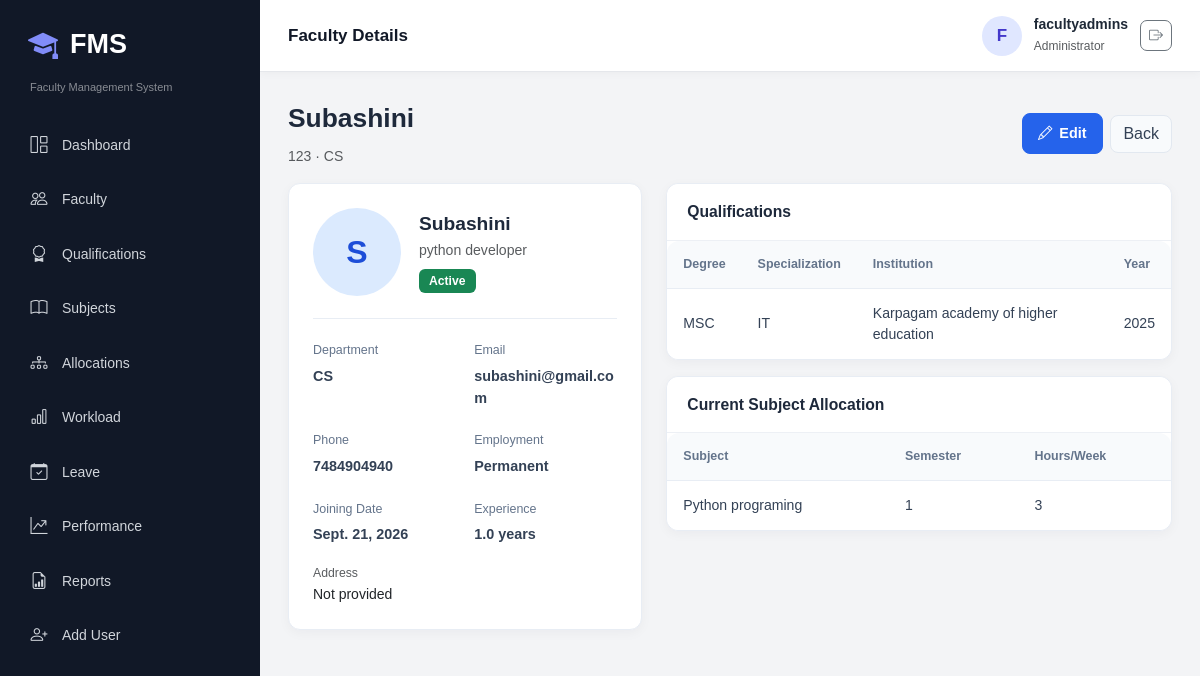
The app's page /faculty/1/ (signed in) with its own data.
### fms_app/models.py (models this page shows, shortened)
class Faculty(models.Model):
    EMPLOYMENT_CHOICES = [('Permanent', 'Permanent'), ('Contract', 'Contract'), ('Visiting', 'Visiting')]
    STATUS_CHOICES = [('Active', 'Active'), ('Inactive', 'Inactive')]
    GENDER_CHOICES = [('Male', 'Male'), ('Female', 'Female'), ('Other', 'Other')]
    faculty_id = models.CharField(max_length=30, unique=True)
    name = models.CharField(max_length=120)
    profile_photo = models.ImageField(upload_to='faculty/', blank=True, null=True)
    gender = models.CharField(max_length=20, choices=GENDER_CHOICES)
    dob = models.DateField(blank=True, null=True)
    email = models.EmailField(unique=True)
    phone = models.CharField(max_length=15)
    address = models.TextField(blank=True)
    department = models.ForeignKey(Department, on_delete=models.PROTECT)
    designation = models.CharField(max_length=80)
    joining_date = models.DateField()
    employment_type = models.CharField(max_length=20, choices=EMPLOYMENT_CHOICES)
    experience = models.DecimalField(max_digits=4, decimal_places=1, default=0)
    status = models.CharField(max_length=20, choices=STATUS_CHOICES, default='Active')
    user = models.OneToOneField(User, on_delete=models.SET_NULL, null=True, blank=True)
    created_at = models.DateTimeField(auto_now_add=True)
    updated_at = models.DateTimeField(auto_now=True)

class Department(models.Model):
    name = models.CharField(max_length=100, unique=True)
    code = models.CharField(max_length=20, unique=True)
    status = models.BooleanField(default=True)

class Qualification(models.Model):
    TYPE_CHOICES = [('Academic', 'Academic'), ('Professional', 'Professional'), ('Certification', 'Certification')]
    faculty = models.ForeignKey(Faculty, on_delete=models.CASCADE, related_name='qualifications')
    degree = models.CharField(max_length=100)
    specialization = models.CharField(max_length=120)
    institution = models.CharField(max_length=150)
    university = models.CharField(max_length=150, blank=True)
    year = models.PositiveIntegerField()
    percentage_cgpa = models.CharField(max_length=20, blank=True)
    qualification_type = models.CharField(max_length=30, choices=TYPE_CHOICES, default='Academic')
    certificate = models.FileField(upload_to='qualifications/', blank=True, null=True)
    remarks = models.TextField(blank=True)

class SubjectAllocation(models.Model):
    STATUS_CHOICES = [('Active', 'Active'), ('Completed', 'Completed')]
    faculty = models.ForeignKey(Faculty, on_delete=models.CASCADE, related_name='allocations')
    subject = models.ForeignKey(Subject, on_delete=models.CASCADE, related_name='allocations')
    department = models.ForeignKey(Department, on_delete=models.PROTECT)
    semester = models.PositiveIntegerField()
    academic_year = models.CharField(max_length=20)
    hours_per_week = models.PositiveIntegerField(validators=[MinValueValidator(1), MaxValueValidator(40)])
    allocation_date = models.DateField(auto_now_add=True)
    status = models.CharField(max_length=20, choices=STATUS_CHOICES, default='Active')
    class Meta:
        constraints = [
            models.UniqueConstraint(fields=['faculty', 'subject', 'academic_year', 'semester'], name='unique_faculty_subject_allocation')
        ]

class Subject(models.Model):
    STATUS_CHOICES = [
        ('Active', 'Active'),
        ('Inactive', 'Inactive'),
    ]
    subject_code = models.CharField(
        max_length=30,
        unique=True
    )
    subject_name = models.CharField(
        max_length=150
    )
    department = models.ForeignKey(
        Department,
        on_delete=models.PROTECT
    )
    semester = models.PositiveIntegerField(
        validators=[
            MinValueValidator(1),
            MaxValueValidator(8)
        ]
    )
    academic_year = models.CharField(
        max_length=20,
        default='2026-27'
    )
    credits = models.PositiveIntegerField(default=3)
    hours_per_week = models.PositiveIntegerField(default=3)
    status = models.CharField(
        max_length=20,
        choices=STATUS_CHOICES,
        default='Active'
    )

### fms_app/views.py (the view)
@login_required
def faculty_detail(request, pk):
    faculty = get_object_or_404(Faculty.objects.select_related('department'), pk=pk)
    if get_role(request.user) == 'FACULTY' and faculty.user != request.user:
        messages.error(request, 'You can view only your profile.')
        return redirect('dashboard')
    return render(request, 'faculty/detail.html', {'faculty': faculty, 'qualifications': faculty.qualifications.all(), 'allocations': faculty.allocations.select_related('subject'), 'leaves': faculty.leaves.order_by('-applied_date')[:5], 'evaluations': faculty.evaluations.order_by('-evaluation_date')[:5]})

### fms_app/templates/faculty/detail.html (shortened to what this page needs)
{% extends 'base.html' %}
{% load static %}
{% block page_heading %}
    Faculty Details
{% endblock %}
{% block extra_css %}
    <link rel="stylesheet" href="{% static 'css/faculty/faculty.css' %}">
{% endblock %}
{% block content %}
<div class="d-flex justify-content-between align-items-center flex-wrap mb-3">
    <div>
        <h2 class="page-title">{{ faculty.name }}</h2>
        <p class="text-muted">
            {{ faculty.faculty_id }} · {{ faculty.department.name }}
        </p>
    </div>
    <div>
        <a href="{% url 'faculty_edit' faculty.pk %}" class="btn btn-primary">
            <i class="bi bi-pencil"></i>
            Edit
        </a>
        <a href="{% url 'faculty_list' %}" class="btn btn-light ms-1">
            Back
        </a>
    </div>
</div>
<div class="row g-4">
    <div class="col-lg-5">
        <div class="card p-4">
            <div class="profile-top">
                {% if faculty.profile_photo %}
                    <img src="{{ faculty.profile_photo.url }}" alt="{{ faculty.name }}">
                {% else %}
                    <div class="big-avatar">
                        {{ faculty.name|first }}
                    </div>
                {% endif %}
                <div>
                    <h4 class="mb-1">
                        {{ faculty.name }}
                    </h4>
                    <div class="text-muted">
                        {{ faculty.designation }}
                    </div>
                    <span class="badge text-bg-success mt-2">
                        {{ faculty.status }}
                    </span>
                </div>
            </div>
            <hr>
            <div class="detail-grid">
                <div>
                    <small>Department</small>
                    <strong>{{ faculty.department.name }}</strong>
                </div>
                <div>
                    <small>Email</small>
                    <strong>{{ faculty.email }}</strong>
                </div>
                <div>
                    <small>Phone</small>
                    <strong>{{ faculty.phone }}</strong>
                </div>
                <div>
                    <small>Employment</small>
                    <strong>{{ faculty.employment_type }}</strong>
                </div>
                <div>
                    <small>Joining Date</small>
                    <strong>{{ faculty.joining_date }}</strong>
                </div>
                <div>
                    <small>Experience</small>
                    <strong>{{ faculty.experience }} years</strong>
                </div>
            </div>
            <div class="mt-3">
                <small class="text-muted">
                    Address
                </small>
                <p class="mb-0">
                    {{ faculty.address|default:"Not provided" }}
                </p>
            </div>
        </div>
    </div>
    <div class="col-lg-7">
        <div class="card mb-3">
            <div class="card-header bg-white">
                <strong>Qualifications</strong>
            </div>
            <div class="table-responsive">
                <table class="table mb-0">
                    <thead>
                        <tr>
                            <th>Degree</th>
                            <th>Specialization</th>
                            <th>Institution</th>
                            <th>Year</th>
                        </tr>
                    </thead>
                    <tbody>
                        {% for q in qualifications %}
                            <tr>
                                <td>{{ q.degree }}</td>
                                <td>{{ q.specialization }}</td>
                                <td>{{ q.institution }}</td>
                                <td>{{ q.year }}</td>
                            </tr>
                        {% empty %}
                            <tr>
                                <td colspan="4" class="text-muted text-center">
                                    No qualifications.
                                </td>
                            </tr>
                        {% endfor %}
                    </tbody>
                </table>
            </div>
        </div>
        <div class="card">
            <div class="card-header bg-white">
                <strong>Current Subject Allocation</strong>
            </div>
            <div class="table-responsive">
                <table class="table mb-0">
                    <thead>
                        <tr>
                            <th>Subject</th>
                            <th>Semester</th>
                            <th>Hours/Week</th>
                        </tr>
                    </thead>
                    <tbody>
                        {% for a in allocations %}
                            <tr>
                                <td>{{ a.subject.subject_name }}</td>
                                <td>{{ a.semester }}</td>
                                <td>{{ a.hours_per_week }}</td>
                            </tr>
                        {% empty %}
                            <tr>
                                <td colspan="3" class="text-muted text-center">
                                    No allocations.
                                </td>
                            </tr>
                        {% endfor %}
                    </tbody>
                </table>
            </div>
        </div>
    </div>
</div>
{% endblock %}

### fms_app/templates/base.html (shortened to what this page needs)
{% load static %}
<!doctype html>
<html lang="en">
<head>
    <link
        href="https://cdn.jsdelivr.net/npm/bootstrap@5.3.8/dist/css/bootstrap.min.css"
        rel="stylesheet"
    >
    <link
        href="https://cdn.jsdelivr.net/npm/bootstrap-icons@1.13.1/font/bootstrap-icons.css"
        rel="stylesheet"
    >
    <link rel="stylesheet" href="{% static 'css/base.css' %}">
    {% block extra_css %}{% endblock %}
</head>
<body>
<div class="app-shell">
    <aside class="sidebar" id="sidebar">
        <div class="brand">
            <i class="bi bi-mortarboard-fill"></i>
            <span>FMS</span>
        </div>
        <div class="small text-white-50 px-3 mb-2">
            Faculty Management System
        </div>
        <nav class="side-nav">
            <a href="{% url 'dashboard' %}">
                <i class="bi bi-grid-1x2"></i> Dashboard
            </a>
            <a href="{% url 'faculty_list' %}">
                <i class="bi bi-people"></i> Faculty
            </a>
            <a href="{% url 'qualification_list' %}">
                <i class="bi bi-award"></i> Qualifications
            </a>
            <a href="{% url 'subject_list' %}">
                <i class="bi bi-book"></i> Subjects
            </a>
            <a href="{% url 'allocation_list' %}">
                <i class="bi bi-diagram-3"></i> Allocations
            </a>
            <a href="{% url 'workload' %}">
                <i class="bi bi-bar-chart"></i> Workload
            </a>
            <a href="{% url 'leave_list' %}">
                <i class="bi bi-calendar-check"></i> Leave
            </a>
            <a href="{% url 'performance_list' %}">
                <i class="bi bi-graph-up-arrow"></i> Performance
            </a>
            {% if request.user.is_superuser or request.user.userprofile.role == 'ADMIN' %}
                <a href="{% url 'reports' %}">
                    <i class="bi bi-file-earmark-bar-graph"></i> Reports
                </a>
                <a href="{% url 'user_add' %}">
                    <i class="bi bi-person-plus"></i> Add User
                </a>
            {% endif %}
        </nav>
    </aside>
    <main class="main-area">
        <header class="topbar">
            <div>
                <strong>
                    {% block page_heading %}{% endblock %}
                </strong>
            </div>
            <div class="user-box">
                <div class="avatar">
                    {{ request.user.username|first|upper }}
                </div>
                <div class="d-none d-sm-block">
                    <div class="fw-semibold">
                        {{ request.user.get_full_name|default:request.user.username }}
                    </div>
                    <small class="text-muted">
                        {{ request.user.userprofile.get_role_display|default:'Administrator' }}
                    </small>
                </div>
                <form method="post" action="{% url 'logout' %}">
                    <button
                        type="submit"
                        class="btn btn-outline-secondary btn-sm"
                        title="Logout"
                        aria-label="Logout"
                    >
                        <i class="bi bi-box-arrow-right"></i>
                    </button>
                </form>
            </div>
        </header>
        <section class="page-content">
            {% block content %}{% endblock %}
        </section>
    </main>
</div>
</body>
</html>

### fms_app/static/css/base.css (style rules this page uses)
* { margin: 0; padding: 0; box-sizing: border-box; }
body { font-family: Arial, sans-serif; background-color: #f3f4f6; color: #1f2937; font-size: 14px; }
a { text-decoration: none; }
.app-shell { display: flex; min-height: 100vh; }
.sidebar { width: 260px; height: 100vh; background-color: #111827; color: white; position: fixed; top: 0; left: 0; padding: 22px 14px; overflow-y: auto; transition: 0.3s; z-index: 1040; }
.brand { display: flex; align-items: center; gap: 12px; padding: 0 14px; margin-bottom: 12px; font-size: 27px; font-weight: bold; color: white; }
.brand i { font-size: 30px; color: #818cf8; }
.sidebar .small { font-size: 11px; }
.side-nav { display: flex; flex-direction: column; gap: 5px; margin-top: 25px; }
.side-nav a { display: flex; align-items: center; gap: 13px; padding: 12px 15px; min-height: 45px; border-radius: 8px; color: #d1d5db; font-size: 14px; transition: 0.2s; }
.side-nav a i { width: 20px; font-size: 17px; text-align: center; }
.main-area { width: calc(100% - 260px); min-width: 0; margin-left: 260px; }
.topbar { height: 72px; background-color: white; display: flex; align-items: center; justify-content: space-between; padding: 12px 28px; position: sticky; top: 0; z-index: 1020; border-bottom: 1px solid #e5e7eb; box-shadow: 0 2px 8px rgba(0, 0, 0, 0.03); }
.topbar strong { font-size: 17px; color: #111827; }
.user-box { display: flex; align-items: center; gap: 12px; }
.avatar { width: 40px; height: 40px; border-radius: 50%; background-color: #e0e7ff; color: #4338ca; display: flex; align-items: center; justify-content: center; font-size: 17px; font-weight: bold; }
.user-box small { font-size: 12px; }
.page-content { padding: 28px; min-height: calc(100vh - 72px); }
.card { border: 1px solid #e5e7eb; border-radius: 12px; box-shadow: 0 3px 12px rgba(0, 0, 0, 0.04); }
.card-header { background-color: white; padding: 16px 20px; font-weight: 600; border-bottom: 1px solid #e5e7eb; }
.btn { border-radius: 7px; }
.btn-primary { background-color: #4f46e5; border-color: #4f46e5; }
.table { margin-bottom: 0; vertical-align: middle; }
.table thead th { background-color: #f9fafb; color: #4b5563; padding: 13px 15px; font-size: 12px; white-space: nowrap; }
.table tbody td { padding: 13px 15px; }

### records on screen
Faculty: name "Subashini", faculty_id "123", department.name "CS", name|first "S", designation "python developer", status "Active", email "subashini@gmail.com", phone "7484904940", employment_type "Permanent", joining_date "Sept. 21, 2026", experience "1.0", address "Not provided"
Qualification: degree "MSC", specialization "IT", institution "Karpagam academy of higher education", year "2025"
SubjectAllocation: subject.subject_name "Python programing", semester "1", hours_per_week "3"

### other values on screen
{{ request.user.username|first|upper }} "F"
{{ request.user.get_full_name|default:request.user.username }} "facultyadmins"
{{ request.user.userprofile.get_role_display|default:'Administrator' }} "Administrator"
